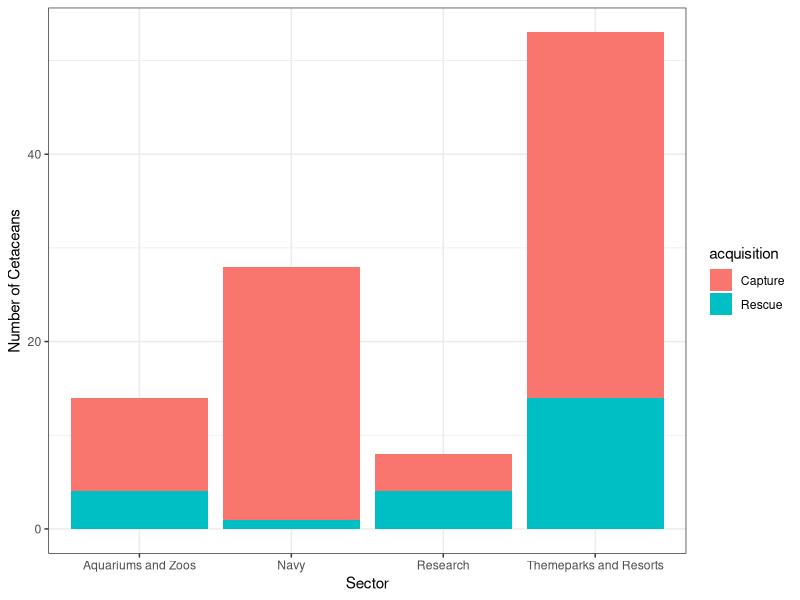
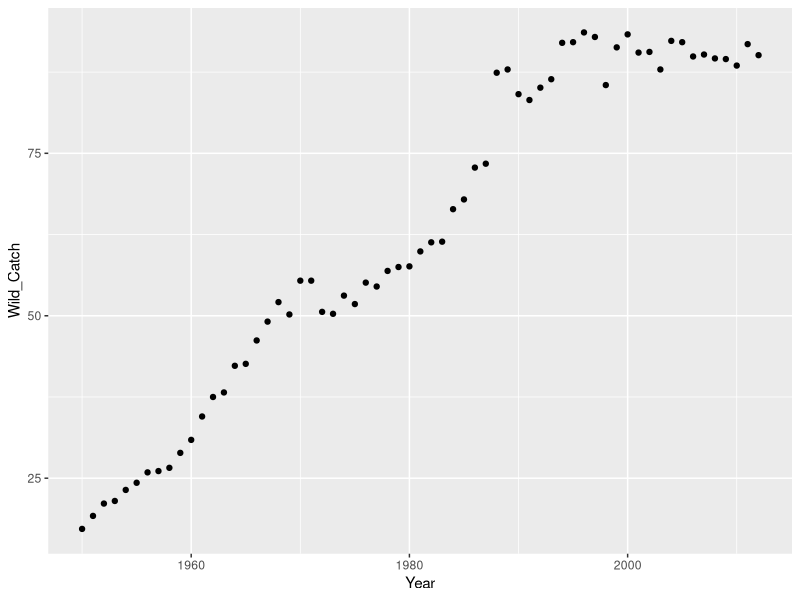
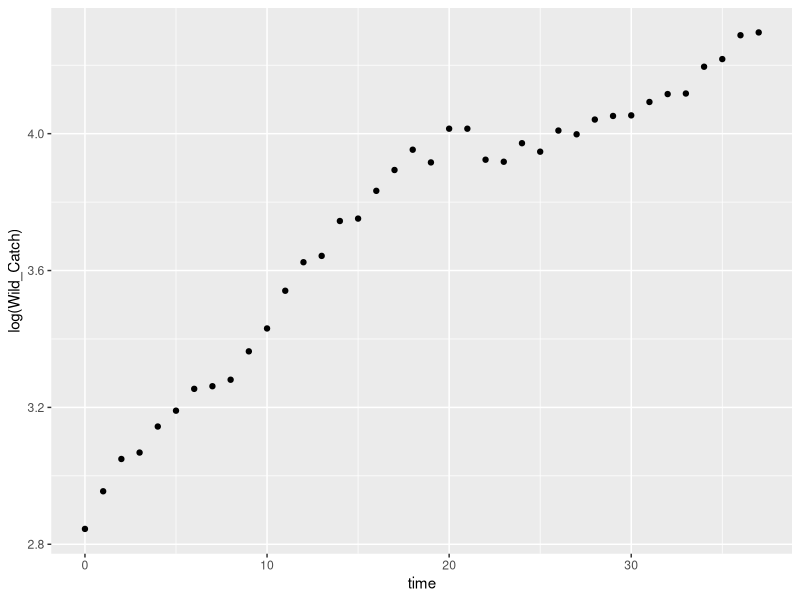
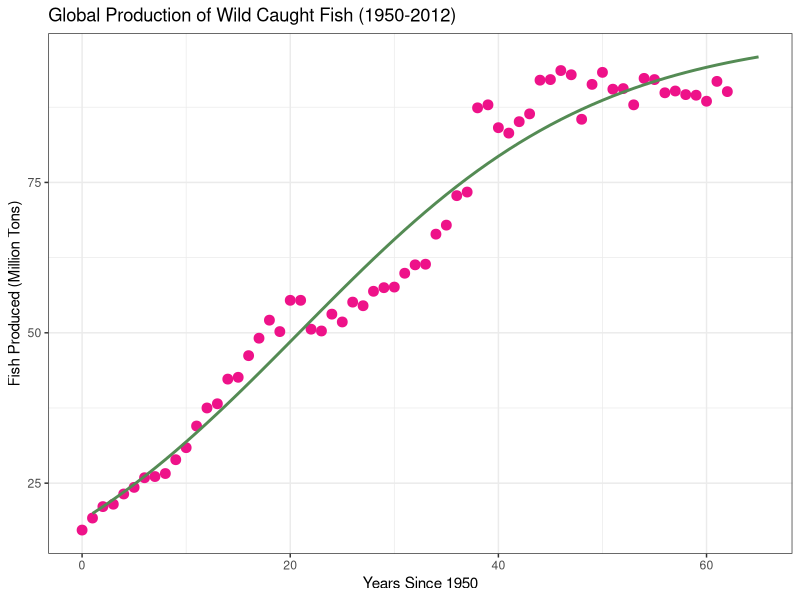

Write the R code that produced these figures, in order. (Note: this script raises an error after producing the figures.)
## ---- chunk 1
knitr::opts_chunk$set(echo = TRUE)
## ---- chunk 2

cetacean <- read.csv("captive_cetacean.csv")

## ---- chunk 3

suppressPackageStartupMessages(library(tidyverse))
suppressPackageStartupMessages(library(ggplot2))
suppressPackageStartupMessages(library(dplyr))
suppressPackageStartupMessages(library(boot))

## ---- chunk 4

cap_rec <- cetacean %>%
  filter(acquisition == "Capture" | acquisition == "Rescue") %>%
  filter(status == "Alive") %>%
  select(species, birthYear, acquisition, originLocation, currently) %>%
  filter(birthYear != "NA")

cap_rec$navy <- str_detect(cap_rec$currently,"Navy") #does a given entry include "navy"" in its current location?

cap_rec$research <- str_detect(cap_rec$currently,"Research|Studies") #does a given entry include "Research" or "Studies" in its current location?

cap_rec$aquarium <- str_detect(cap_rec$currently,"Aquarium|Zoo") #does a given entry include "Aquarium" or "Zoo" in its current location?

cap_rec$sector = with(cap_rec, ifelse(navy %in% "TRUE", "Navy",
                  ifelse(research %in% "TRUE", "Research",
                  ifelse(aquarium %in% "TRUE", "Aquariums and Zoos", "Themeparks and Resorts")))) #creates a column for the sector that currently has the cetacean

cet_sector <- cap_rec %>%
  select(birthYear, acquisition, sector)

ThemeOnly <- cap_rec %>%
  filter(sector == "Themeparks and Resorts") #count how many cetaceans are in themeparks

navyOnly <- cap_rec %>%
  filter(navy == "TRUE") #count how many cetaceans are in the navy

ROnly <- cap_rec %>%
  filter(research == "TRUE") #count how many cetaceans are in research facilities

AOnly <- cap_rec %>%
  filter(aquarium == "TRUE") #count how many are in aquariums and zoos

## ---- chunk 5

ggplot(data = cet_sector, aes(sector, fill = acquisition))+
  geom_bar(stat = "count") +
  theme_bw() +
  ylab("Number of Cetaceans") +
  xlab("Sector")

## ---- chunk 6

fish <- read.csv("fish_catch_FIXED.csv")

## ---- chunk 7

ggplot(fish, aes(x = Year, y = Wild_Catch)) +
  geom_point()

## ---- chunk 8

BEstimate <- (87 - 17.2)/17.2
BEstimate #estimates and stores B

wild <- fish %>%
  select(Year, Wild_Catch)

#change year to # of years since 1950 so that 1950 is 0
wild$time = wild$Year - 1950

#estimate r by modeling as a logarithmic relationship when the catch is growing exponentially
log_time <- wild %>%
  filter(time < 38)

#plot cell growth vs time to make sure its linear
ggplot(log_time, aes(x = time, y = log(Wild_Catch)))+
  geom_point() #looks close to linear, which means that part was exp

lm(log(Wild_Catch) ~ time, data = log_time) # r ~ 0.03543

## ---- chunk 9

fish_fit <- nls(Wild_Catch ~ A/(1 + B*exp(-r*time)),
                start = list(A = 73.4, B = 4.058, r = 0.03543),
                             data = wild,
                             trace = TRUE)

fish_fit

#store coeffs
A <- coef(fish_fit)[1]
B <- coef(fish_fit)[2]
r <- coef(fish_fit)[3]

#create a new seq of values that we want to make predictions for with model. New seq of time values of relevant times (time_seq)
time_seq <- seq(1,65)

#plug new seq into model with the parameters A, B , and r that were found:
fish_pred <- A/(1 + B*exp(-r*time_seq))

#bind together with original data (time_seq data):
pred_df <- data.frame(time_seq, fish_pred)

#create graph with original data and model preds:
ggplot(wild, aes(x = time, y = Wild_Catch)) +
  geom_point(color = "deeppink2", size = 3) +
  geom_line(data = pred_df, aes(x = time_seq, y = fish_pred), colour = "palegreen4", size = 1) +
  theme_bw() +
  xlab("Years Since 1950") +
  ylab("Fish Produced (Million Tons)") +
  ggtitle("Global Production of Wild Caught Fish (1950-2012)")

## ---- chunk 10

yes <- rep.int(1, 22)
no <- rep.int(0,14)
response <- c(yes, no) 

students <-seq(1,36)
 
 nb <- data.frame(students,response)

## ---- chunk 11

mean_fun <- function(x,i) {mean(x[i])} #i will be bootstrapping sample #, so x of bootstrap # to let it know that it will do the function for multiple times

boot_10thou <- boot(nb, mean_fun, R = 10000) #vector, function, R is how many bootstrapping samples

boot_10thou

ggplot() +
  aes(boot_10thou$t) +
  geom_histogram()

